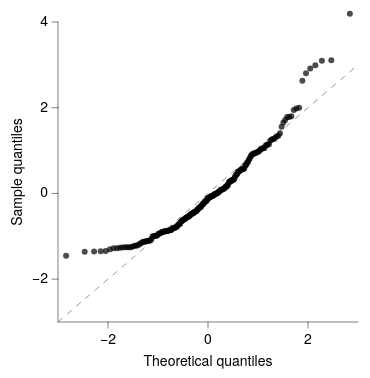

Write the Vega-Lite specification saved for this chart.
### Vega-Lite specification from a JSON file in a GitHub repository (floating-point values rounded to 4 significant figures; data arrays with more than 128 entries replaced by an {"elided": "..."} marker saying what was removed)
{"background": null, "config": {"arc": {"fill": "#DBDBDB", "fillOpacity": 1.0, "innerRadius": 37.5, "padAngle": 0.03, "stroke": "black", "strokeOpacity": 1, "strokeWidth": 0.25}, "area": {"fill": "#DBDBDB", "fillOpacity": 1.0, "stroke": "black", "strokeOpacity": 1, "strokeWidth": 0.25}, "axis": {"domain": true, "domainCap": "round", "domainColor": "black", "domainWidth": 0.25, "grid": false, "gridCap": "round", "gridColor": "#F1F1F1", "gridDash": [0, 0], "gridOpacity": 1.0, "gridWidth": 0.25, "labelColor": "black", "labelFont": "Helvetica Neue, HelveticaNeue, Helvetica, Arial, sans-serif", "labelFontSize": 7, "labelFontStyle": "normal", "labelFontWeight": 400, "offset": 0, "ticks": true, "tickCap": "round", "tickColor": "black", "tickRound": false, "tickSize": 3, "tickWidth": 0.25, "titleColor": "black", "titleFont": "Helvetica Neue, HelveticaNeue, Helvetica, Arial, sans-serif", "titleFontSize": 7, "titleFontStyle": "normal", "titleFontWeight": 400}, "axisX": {"domain": true, "labelAlign": "center", "labelAngle": 0, "labels": true, "ticks": true, "translate": 0}, "axisY": {"domain": true, "labelAlign": "right", "labelAngle": 0, "labels": true, "ticks": true, "translate": 0}, "axisRight": {"domain": true, "labelAlign": "left", "labelAngle": 0, "labels": true, "ticks": true, "translate": 0}, "axisTop": {"domain": true, "labelAlign": "center", "labelAngle": 0, "labels": true, "ticks": true, "translate": 0}, "axisBand": {"tickOffset": 0}, "bar": {"fill": "#DBDBDB", "fillOpacity": 1.0, "stroke": "black", "strokeOpacity": 1, "strokeWidth": 0.25}, "boxplot": {"size": 13.5, "ticks": {"cornerRadius": 0.25, "fill": "black", "opacity": 1, "size": 6.75, "thickness": 0.25}, "box": {"fillOpacity": 1.0, "stroke": "black", "strokeOpacity": 1, "strokeWidth": 0.25}, "median": {"cornerRadius": 0, "fill": "black", "fillOpacity": 1.0, "opacity": 1, "size": 13.5, "thickness": 0.25}, "rule": {"fill": "black", "fillOpacity": 1.0, "size": 15.0, "stroke": "black", "strokeDash": [0, 0], "strokeOpacity": 1, "strokeWidth": 0.25}, "outliers": {"color": "black", "fill": "black", "fillOpacity": 1.0, "size": 0, "stroke": "black", "strokeOpacity": 1, "strokeWidth": 0.25}}, "circle": {"fill": "black", "fillOpacity": 1.0, "size": 1.875, "stroke": null, "strokeOpacity": 1, "strokeWidth": 0.25}, "errorband": {"band": {"fillOpacity": 0.6, "stroke": null, "strokeWidth": 0.25, "strokeOpacity": 1}, "borders": {"opacity": 0, "strokeOpacity": 0.25, "strokeWidth": 1}}, "errorbar": {"opacity": 1, "rule": {"strokeDash": [0, 0], "strokeWidth": 0.25}, "ticks": {"color": "black", "cornerRadius": 0.125, "opacity": 1, "size": 9.0, "thickness": 0.25}, "thickness": 0.25}, "font": "Helvetica Neue, HelveticaNeue, Helvetica, Arial, sans-serif", "geoshape": {"fill": "#DBDBDB", "fillOpacity": 1.0, "stroke": "black", "strokeOpacity": 1, "strokeWidth": 0.25}, "header": {"labelColor": "black", "labelFont": "Helvetica Neue, HelveticaNeue, Helvetica, Arial, sans-serif", "labelFontSize": 7, "labelFontStyle": "normal", "labelFontWeight": 400, "titleColor": "black", "titleFont": "Helvetica Neue, HelveticaNeue, Helvetica, Arial, sans-serif", "titleFontSize": 7, "titleFontStyle": "normal", "titleFontWeight": 400, "titlePadding": 0}, "legend": {"disable": false, "offset": 4.5, "titlePadding": 4, "labelOffset": 2, "gradientLabelOffset": 2, "gradientLength": 75.0, "gradientThickness": 7.5, "gradientOpacity": 1.0, "gradientStrokeColor": "black", "gradientStrokeWidth": 0.25, "labelColor": "black", "labelFont": "Helvetica Neue, HelveticaNeue, Helvetica, Arial, sans-serif", "labelFontSize": 7, "labelFontStyle": "normal", "labelFontWeight": 400, "strokeColor": "black", "strokeWidth": 0, "symbolSize": 42, "symbolStrokeColor": "black", "symbolStrokeWidth": 0.25, "titleColor": "black", "titleFont": "Helvetica Neue, HelveticaNeue, Helvetica, Arial, sans-serif", "titleFontSize": 7, "titleFontStyle": "normal", "titleFontWeight": 400}, "line": {"color": "black", "stroke": "black", "strokeCap": "butt", "strokeDash": [0, 0], "strokeOpacity": 1, "strokeWidth": 0.5}, "point": {"filled": true, "fill": "#DBDBDB", "fillOpacity": 1.0, "size": 7.5, "stroke": "black", "strokeOpacity": 1, "strokeWidth": 0.25}, "range": {"category": ["#5CA7B1", "#B7D0EE", "#B7B3E4", "#B3DAB5", "#F5E1B3", "#3D727B", "#809DC7", "#867DAC", "#80A988", "#CBB17A", "#204148", "#546B94", "#584C77", "#507B5F", "#9D824D"], "diverging": {"scheme": ["#6F572A", "#876E43", "#9E875F", "#B5A17F", "#CABBA2", "#DCD6CC", "#F4F1E9", "#C9D7DA", "#9DBFC6", "#78A5AF", "#558B96", "#36717C", "#1A5762"]}, "heatmap": {"scheme": ["#32022B", "#43044D", "#4C196E", "#4D338C", "#484DA6", "#3A68BB", "#1D83CA", "#1D9CCB", "#23B5C9", "#28CDC5", "#4DE0B4", "#91EE9F"]}, "ordinal": {"scheme": ["#F1F1F1", "#DBDBDB", "#C6C6C6", "#B2B2B2", "#9D9D9D", "#898989", "#767676", "#636363", "#515151", "#404040", "#2F2F2F", "#1F1F1F"]}, "ramp": {"scheme": ["#32022B", "#43044D", "#4C196E", "#4D338C", "#484DA6", "#3A68BB", "#1D83CA", "#1D9CCB", "#23B5C9", "#28CDC5", "#4DE0B4", "#91EE9F"]}}, "rule": {"color": "black", "stroke": "black", "strokeCap": "round", "strokeDash": [2, 2], "strokeOpacity": 1, "strokeWidth": 0.25}, "scale": {"bandPaddingInner": 0.1, "bandPaddingOuter": 0.1, "round": false}, "rect": {"fill": "#DBDBDB", "fillOpacity": 1.0, "stroke": "black", "strokeOpacity": 1, "strokeWidth": 0.25}, "square": {"fill": "#DBDBDB", "fillOpacity": 1.0, "size": 15.0, "stroke": "black", "strokeOpacity": 1, "strokeWidth": 0.25}, "text": {"color": "black", "font": "Helvetica Neue, HelveticaNeue, Helvetica, Arial, sans-serif", "fontSize": 7, "fontStyle": "normal", "fontWeight": 400}, "tick": {"color": "black", "cornerRadius": 0.125, "opacity": 1.0, "size": 13.5, "thickness": 0.25}, "title": {"anchor": "middle", "frame": "group", "color": "black", "font": "Helvetica Neue, HelveticaNeue, Helvetica, Arial, sans-serif", "fontSize": 7, "fontStyle": "normal", "fontWeight": 400, "subtitleColor": "black", "subtitleFont": "Helvetica Neue, HelveticaNeue, Helvetica, Arial, sans-serif", "subtitleFontSize": "Helvetica Neue, HelveticaNeue, Helvetica, Arial, sans-serif", "subtitleFontStyle": "normal", "subtitleFontWeight": 400}, "trail": {"color": "black", "opacity": 1, "size": 0.5}, "view": {"continuousWidth": 150, "continuousHeight": 150, "discreteWidth": 150, "discreteHeight": 150, "fill": null, "stroke": null, "strokeWidth": 0.25}}, "layer": [{"data": {"name": "data-7ab47033c4fd7b2db19c4791ae4917c2"}, "mark": {"type": "line", "color": "gray", "opacity": 0.8, "strokeDash": [3, 3]}, "encoding": {"x": {"field": "q", "type": "quantitative"}, "y": {"field": "q", "type": "quantitative"}}}, {"data": {"name": "data-60e32e7209cba04fbb8cf2a463427107"}, "mark": {"type": "circle", "opacity": 0.7, "size": 9}, "encoding": {"x": {"field": "theo", "scale": {"domain": [-3, 3], "nice": false}, "title": "Theoretical quantiles", "type": "quantitative"}, "y": {"field": "samp", "scale": {"domain": [-3, 4], "nice": false}, "title": "Sample quantiles", "type": "quantitative"}}}], "$schema": "https://vega.github.io/schema/vega-lite/v6.4.1.json", "datasets": {"data-7ab47033c4fd7b2db19c4791ae4917c2": [{"q": -3.0}, {"q": 3.0}], "data-60e32e7209cba04fbb8cf2a463427107": {"elided": "220 records"}}}
